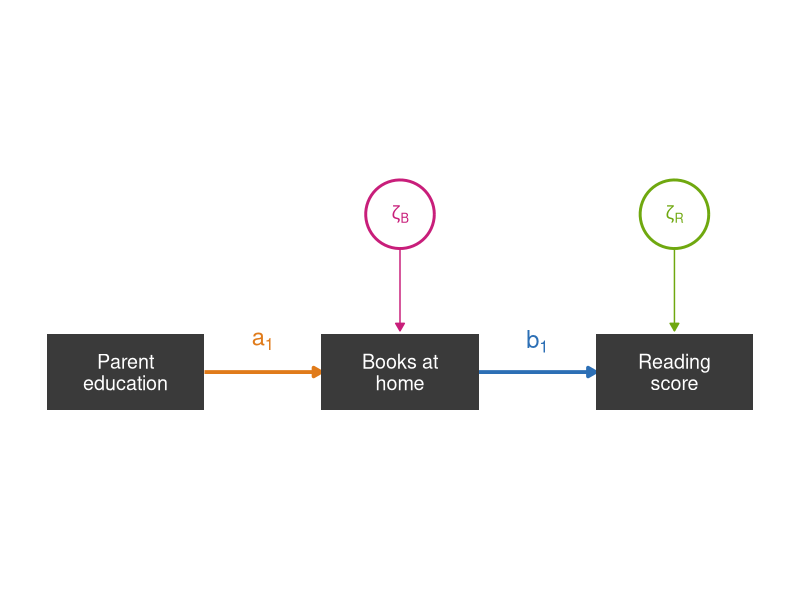
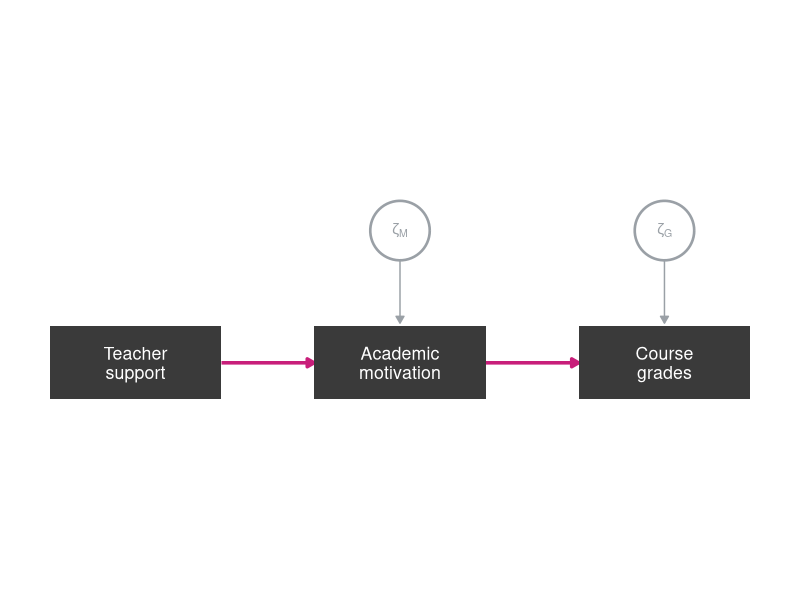
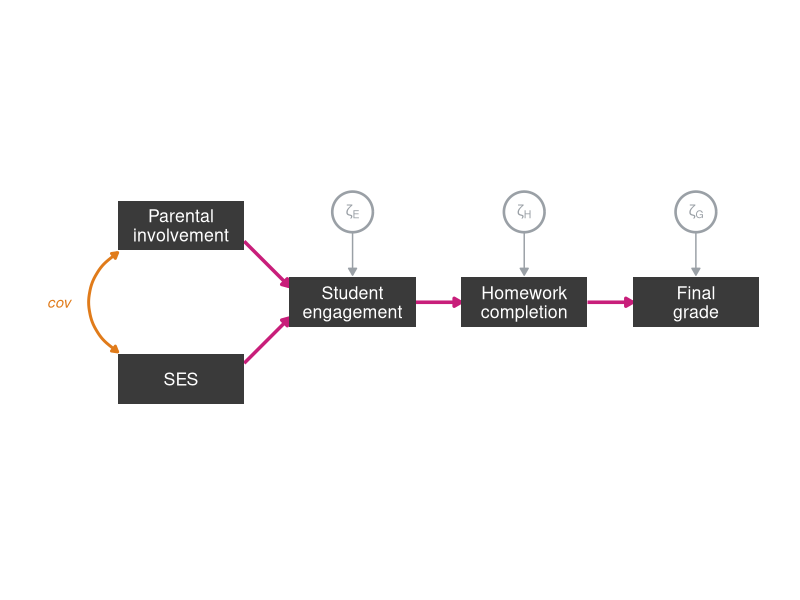
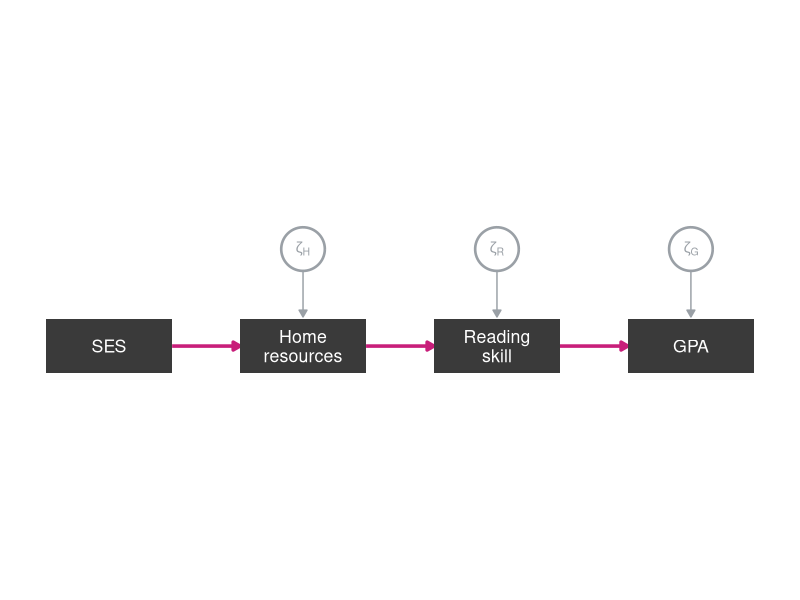

Write the R code that produced these figures, in order.
## ---- chunk 1
#| echo: false
#| fig-width: 6.5
#| fig-height: 4.8
library(ggplot2)

oNG <- "#E07B1A"; BLU <- "#2C6FB5"; MAG <- "#C81E7A"; LIM <- "#6FA80F"; dk <- "#3A3A3A"
ar <- grid::arrow(length = grid::unit(0.22, "cm"), type = "closed")

circle <- function(x, y, r = 0.5) {
  t <- seq(0, 2 * pi, length.out = 60)
  data.frame(x = x + r * cos(t), y = y + r * sin(t))
}
box <- function(x, label) list(
  annotate("rect", xmin = x - 1.15, xmax = x + 1.15, ymin = -0.55, ymax = 0.55, fill = dk),
  annotate("text", x = x, y = 0, label = label, colour = "white", size = 5, lineheight = 0.9)
)

ggplot() +
  # path a1: ParentEd -> Books (orange)
  annotate("segment", x = 1.15, xend = 2.85, y = 0, yend = 0, colour = oNG, linewidth = 1.3, arrow = ar) +
  annotate("text", x = 2, y = 0.45, label = "a[1]", parse = TRUE, colour = oNG, size = 6, fontface = "italic") +
  # path b1: Books -> Reading (blue)
  annotate("segment", x = 5.15, xend = 6.85, y = 0, yend = 0, colour = BLU, linewidth = 1.3, arrow = ar) +
  annotate("text", x = 6, y = 0.45, label = "b[1]", parse = TRUE, colour = BLU, size = 6, fontface = "italic") +
  # disturbance zeta_B on Books (magenta)
  annotate("segment", x = 4, xend = 4, y = 1.8, yend = 0.6, colour = MAG, arrow = ar) +
  geom_path(data = circle(4, 2.3), aes(x, y), colour = MAG, linewidth = 1) +
  annotate("text", x = 4, y = 2.3, label = "zeta[B]", parse = TRUE, colour = MAG, size = 4.6) +
  # disturbance zeta_R on Reading (lime)
  annotate("segment", x = 8, xend = 8, y = 1.8, yend = 0.6, colour = LIM, arrow = ar) +
  geom_path(data = circle(8, 2.3), aes(x, y), colour = LIM, linewidth = 1) +
  annotate("text", x = 8, y = 2.3, label = "zeta[R]", parse = TRUE, colour = LIM, size = 4.6) +
  # measured variables
  box(0, "Parent\neducation") + box(4, "Books at\nhome") + box(8, "Reading\nscore") +
  coord_equal(clip = "off") +
  expand_limits(x = c(-1.3, 9.3), y = c(-0.9, 3)) +
  theme_void()
## ---- chunk 2
#| include: false
library(ggplot2)

dk <- "#3A3A3A"; MAG <- "#C81E7A"; ORG <- "#E07B1A"; GRY <- "#9AA0A6"
AR  <- grid::arrow(length = grid::unit(0.20, "cm"), type = "closed")
AR2 <- grid::arrow(length = grid::unit(0.16, "cm"), ends = "both", type = "closed")

ecirc <- function(x, y, r = 0.45) {
  t <- seq(0, 2 * pi, length.out = 60)
  data.frame(x = x + r * cos(t), y = y + r * sin(t))
}
node <- function(x, y, label, w = 2.6, h = 1.1) list(
  annotate("rect", xmin = x - w/2, xmax = x + w/2, ymin = y - h/2, ymax = y + h/2, fill = dk),
  annotate("text", x = x, y = y, label = label, colour = "white", size = 4.5, lineheight = 0.9)
)
path <- function(x1, y1, x2, y2) annotate("segment", x = x1, y = y1, xend = x2, yend = y2,
                                          colour = MAG, linewidth = 1.2, arrow = AR)
dist <- function(x, ycirc, ytarget, label) list(
  geom_path(data = ecirc(x, ycirc), aes(x, y), colour = GRY, linewidth = 0.9),
  annotate("segment", x = x, y = ycirc - 0.45, xend = x, yend = ytarget, colour = GRY, arrow = AR),
  annotate("text", x = x, y = ycirc, label = label, parse = TRUE, colour = GRY, size = 3.8)
)
canvas <- list(coord_equal(clip = "off"), theme_void())
## ---- chunk 3
#| echo: false
#| fig-width: 8
#| fig-height: 2.4
ggplot() +
  path(1.3, 0, 2.7, 0) +
  path(5.3, 0, 6.7, 0) +
  dist(4, 2.0, 0.6, "zeta[M]") +
  dist(8, 2.0, 0.6, "zeta[G]") +
  node(0, 0, "Teacher\nsupport") +
  node(4, 0, "Academic\nmotivation") +
  node(8, 0, "Course\ngrades") +
  canvas +
  expand_limits(x = c(-1.5, 9.5), y = c(-0.7, 2.6))
## ---- chunk 4
#| echo: false
#| fig-width: 9.5
#| fig-height: 3.0
ggplot() +
  annotate("curve", x = -1.4, y = 1.1, xend = -1.4, yend = -1.1,
           colour = ORG, linewidth = 1, curvature = 0.6, arrow = AR2) +
  annotate("text", x = -2.7, y = 0, label = "cov", colour = ORG, size = 3.8, fontface = "italic") +
  path(1.4, 1.35, 2.4, 0.35) +
  path(1.4, -1.35, 2.4, -0.35) +
  path(5.2, 0, 6.2, 0) +
  path(9.0, 0, 10.0, 0) +
  dist(3.8, 2.0, 0.6, "zeta[E]") +
  dist(7.6, 2.0, 0.6, "zeta[H]") +
  dist(11.4, 2.0, 0.6, "zeta[G]") +
  node(0, 1.7, "Parental\ninvolvement", w = 2.8) +
  node(0, -1.7, "SES", w = 2.8) +
  node(3.8, 0, "Student\nengagement", w = 2.8) +
  node(7.6, 0, "Homework\ncompletion", w = 2.8) +
  node(11.4, 0, "Final\ngrade", w = 2.8) +
  canvas +
  expand_limits(x = c(-3.2, 12.9), y = c(-2.5, 2.6))
## ---- chunk 5
#| echo: false
#| fig-width: 9.5
#| fig-height: 2.2
ggplot() +
  path(1.3, 0, 2.7, 0) +
  path(5.3, 0, 6.7, 0) +
  path(9.3, 0, 10.7, 0) +
  dist(4, 2.0, 0.6, "zeta[H]") +
  dist(8, 2.0, 0.6, "zeta[R]") +
  dist(12, 2.0, 0.6, "zeta[G]") +
  node(0, 0, "SES") +
  node(4, 0, "Home\nresources") +
  node(8, 0, "Reading\nskill") +
  node(12, 0, "GPA") +
  canvas +
  expand_limits(x = c(-1.5, 13.5), y = c(-0.7, 2.6))
## ---- chunk 6
#| include: false
library(tidyverse)
pisa <- read_csv("../rlabs/w01_data_pisa22_USA_cln.csv", show_col_types = FALSE)
## ---- chunk 7
#| echo: false
pisa |>
  select(Reading = READ_AVG, Books = BOOKSHOME, `Parent ed` = PAREDINT) |>
  cov(use = "pairwise.complete.obs") |>
  round(2) |>
  knitr::kable()
